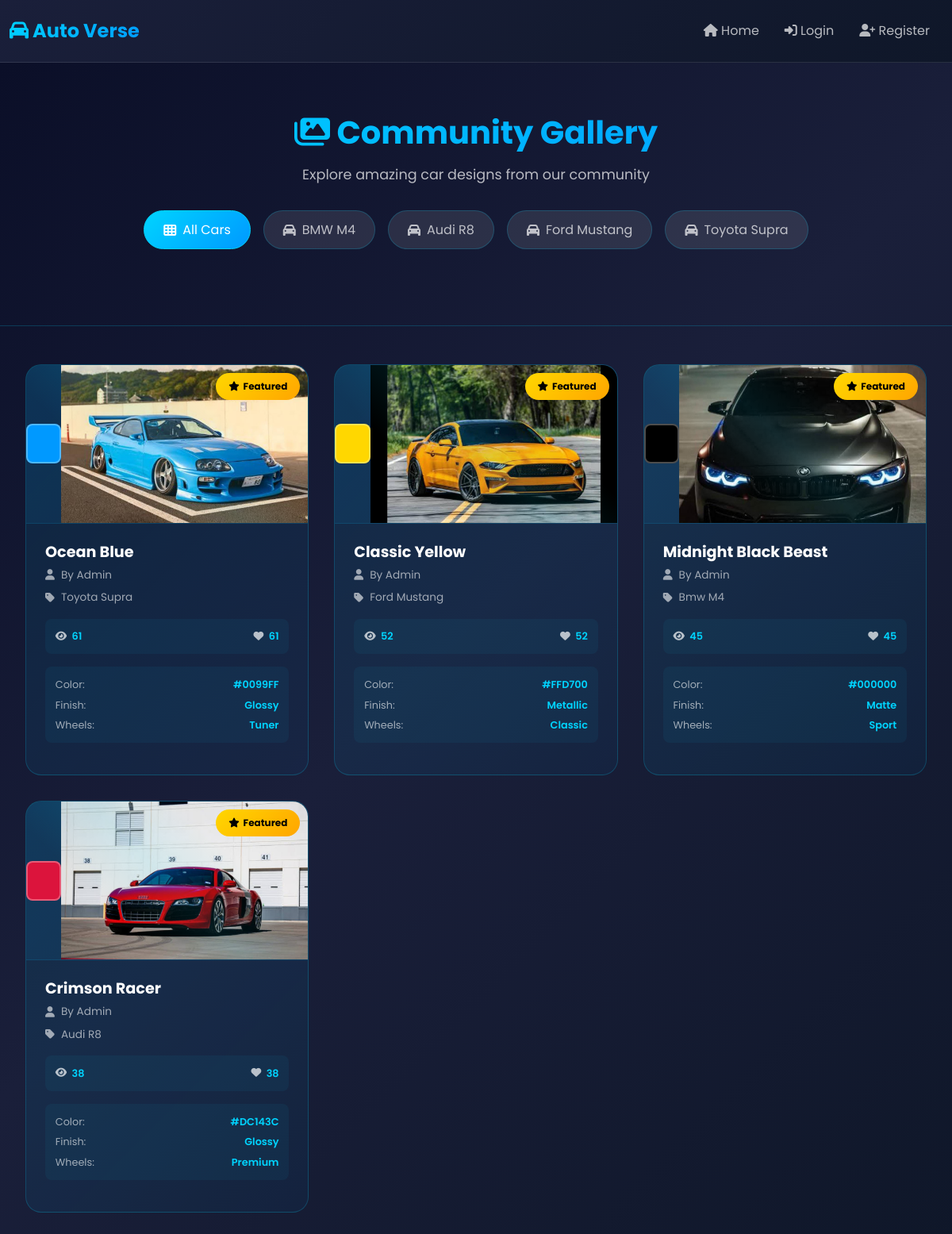
The page /gallery on the database its author committed.
### app.py (models this page shows, shortened)
class GalleryDesign(db.Model):
    id = db.Column(db.Integer, primary_key=True)
    car_model = db.Column(db.String(50), nullable=False)
    name = db.Column(db.String(100), nullable=False)
    designer = db.Column(db.String(100), default='Admin')
    body_color = db.Column(db.String(7))
    paint_finish = db.Column(db.String(20))
    wheel_style = db.Column(db.String(30))
    headlight_color = db.Column(db.String(7))
    featured = db.Column(db.Boolean, default=False)
    views = db.Column(db.Integer, default=0)
    created_at = db.Column(db.DateTime, default=datetime.utcnow)

### app.py (the view)
@app.route('/gallery')
def gallery():
    page = request.args.get('page', 1, type=int)
    filter_car = request.args.get('car', None)
    if filter_car:
        gallery_designs = GalleryDesign.query.filter_by(car_model=filter_car).order_by(
            GalleryDesign.featured.desc(),
            GalleryDesign.views.desc()
        ).paginate(page=page, per_page=12)
    else:
        gallery_designs = GalleryDesign.query.order_by(
            GalleryDesign.featured.desc(),
            GalleryDesign.views.desc()
        ).paginate(page=page, per_page=12)
    return render_template('gallery.html',
                         gallery_designs=gallery_designs,
                         filter_car=filter_car,
                         is_logged_in=is_logged_in(),
                         username=session.get('username'))

### app.py (called while the page is built)
def is_logged_in():
    return 'user_id' in session

### templates/gallery.html (shortened to what this page needs)
<!DOCTYPE html>
<html lang="en">
<head>
    <link href="https://cdnjs.cloudflare.com/ajax/libs/bootstrap/5.3.0/css/bootstrap.min.css" rel="stylesheet">
    <link href="https://cdnjs.cloudflare.com/ajax/libs/font-awesome/6.4.0/css/all.min.css" rel="stylesheet">
</head>
<body>
    <nav class="navbar navbar-expand-lg">
        <div class="container-fluid">
            <a class="navbar-brand" href="/">
                <i class="fas fa-car"></i> Auto Verse
            </a>
            <div class="collapse navbar-collapse" id="navbarNav">
                <ul class="navbar-nav ms-auto">
                    <li class="nav-item">
                        <a class="nav-link" href="/">
                            <i class="fas fa-home"></i> Home
                        </a>
                    </li>
                    {% if is_logged_in %}
                        <li class="nav-item">
                            <a class="nav-link" href="/car-selection">
                                <i class="fas fa-car-side"></i> Customize
                            </a>
                        </li>
                        <li class="nav-item">
                            <a class="nav-link" href="/garage">
                                <i class="fas fa-warehouse"></i> Garage
                            </a>
                        </li>
                        <li class="nav-item">
                            <a class="nav-link" href="/logout">
                                <i class="fas fa-sign-out-alt"></i> Logout ({{ username }})
                            </a>
                        </li>
                    {% else %}
                        <li class="nav-item">
                            <a class="nav-link" href="/login">
                                <i class="fas fa-sign-in-alt"></i> Login
                            </a>
                        </li>
                        <li class="nav-item">
                            <a class="nav-link" href="/register">
                                <i class="fas fa-user-plus"></i> Register
                            </a>
                        </li>
                    {% endif %}
                </ul>
            </div>
        </div>
    </nav>
    <div class="page-header">
        <h1><i class="fas fa-images"></i> Community Gallery</h1>
        <p>Explore amazing car designs from our community</p>
        <div class="filter-section">
            <a href="/gallery" class="filter-btn {% if not filter_car %}active{% endif %}">
                <i class="fas fa-th"></i> All Cars
            </a>
            <a href="/gallery?car=bmw-m4" class="filter-btn {% if filter_car == 'bmw-m4' %}active{% endif %}">
                <i class="fas fa-car"></i> BMW M4
            </a>
            <a href="/gallery?car=audi-r8" class="filter-btn {% if filter_car == 'audi-r8' %}active{% endif %}">
                <i class="fas fa-car"></i> Audi R8
            </a>
            <a href="/gallery?car=ford-mustang" class="filter-btn {% if filter_car == 'ford-mustang' %}active{% endif %}">
                <i class="fas fa-car"></i> Ford Mustang
            </a>
            <a href="/gallery?car=toyota-supra" class="filter-btn {% if filter_car == 'toyota-supra' %}active{% endif %}">
                <i class="fas fa-car"></i> Toyota Supra
            </a>
        </div>
    </div>
    {% if gallery_designs.items %}
        <div class="gallery-container">
            <div class="gallery-grid">
                {% for design in gallery_designs.items %}
                    <div class="gallery-card">
                        <div class="gallery-preview">
                            {% if design.featured %}
                                <div class="featured-badge">
                                    <i class="fas fa-star"></i> Featured
                                </div>
                            {% endif %}
                            <div class="color-preview" style="background-color: {{ design.body_color }};"></div>
                            <img src="{{ url_for('static', filename='images/' + design.car_model + '.jpg') }}"
                                 alt="{{ design.name }}" style="width:100%; height:100%; object-fit:cover;">
                        </div>
                        <div class="gallery-info">
                            <h3 class="design-title">{{ design.name }}</h3>
                            <p class="design-designer">
                                <i class="fas fa-user"></i> By {{ design.designer }}
                            </p>
                            <p class="design-model">
                                <i class="fas fa-tag"></i> {{ design.car_model|replace('-', ' ')|title }}
                            </p>
                            <div class="design-stats">
                                <div class="stat">
                                    <i class="fas fa-eye"></i>
                                    <span class="stat-value">{{ design.views }}</span>
                                </div>
                                <div class="stat">
                                    <i class="fas fa-heart"></i>
                                    <span class="stat-value">{{ design.views }}</span>
                                </div>
                            </div>
                            <div class="design-details">
                                <div class="detail-row">
                                    <span class="detail-label">Color:</span>
                                    <span class="detail-value">{{ design.body_color }}</span>
                                </div>
                                <div class="detail-row">
                                    <span class="detail-label">Finish:</span>
                                    <span class="detail-value">{{ design.paint_finish|capitalize }}</span>
                                </div>
                                <div class="detail-row">
                                    <span class="detail-label">Wheels:</span>
                                    <span class="detail-value">{{ design.wheel_style|capitalize }}</span>
                                </div>
                            </div>
                        </div>
                    </div>
                {% endfor %}
            </div>
        </div>
    {% else %}
        <div class="empty-state">
            <i class="empty-state-icon fas fa-car"></i>
            <h2>No designs found</h2>
            <p>Be the first to create a design and add it to the gallery!</p>
        </div>
    {% endif %}
</body>
</html>

### templates/gallery.html (style rules this page uses)
* { font-family: 'Poppins', sans-serif; }
body { background: linear-gradient(135deg, #0a0e27 0%, #1a1f3a 50%, #0f1729 100%); color: #fff; min-height: 100vh; }
.navbar { background: linear-gradient(135deg, #1a1f3a 0%, #0f1729 100%); backdrop-filter: blur(10px); border-bottom: 1px solid rgba(255, 255, 255, 0.1); padding: 1rem 0; position: sticky; top: 0; z-index: 100; }
.navbar-brand { font-size: 1.5rem; font-weight: 700; background: linear-gradient(135deg, #00d4ff, #0099ff); -webkit-background-clip: text; -webkit-text-fill-color: transparent; background-clip: text; }
.nav-link { color: rgba(255, 255, 255, 0.7) !important; transition: all 0.3s ease; margin: 0 0.5rem; }
.page-header { padding: 4rem 2rem; text-align: center; border-bottom: 1px solid rgba(0, 212, 255, 0.2); }
.page-header h1 { font-size: 2.5rem; margin-bottom: 1rem; background: linear-gradient(135deg, #00d4ff, #0099ff); -webkit-background-clip: text; -webkit-text-fill-color: transparent; background-clip: text; font-weight: 700; }
.page-header p { font-size: 1.1rem; color: rgba(255, 255, 255, 0.7); margin-bottom: 2rem; }
.filter-section { display: flex; justify-content: center; gap: 1rem; flex-wrap: wrap; margin-bottom: 2rem; }
.filter-btn { padding: 0.7rem 1.5rem; background: rgba(255, 255, 255, 0.1); border: 1px solid rgba(0, 212, 255, 0.2); border-radius: 50px; color: rgba(255, 255, 255, 0.7); cursor: pointer; transition: all 0.3s ease; text-decoration: none; display: inline-flex; align-items: center; gap: 0.5rem; }
.filter-btn:hover, .filter-btn.active { background: linear-gradient(135deg, #00d4ff, #0099ff); border-color: #00d4ff; color: white; }
.gallery-container { padding: 3rem 2rem; }
.gallery-grid { display: grid; grid-template-columns: repeat(auto-fill, minmax(280px, 1fr)); gap: 2rem; max-width: 1400px; margin: 0 auto; }
.gallery-card { background: linear-gradient(135deg, rgba(0, 212, 255, 0.1) 0%, rgba(0, 153, 255, 0.05) 100%); border: 1px solid rgba(0, 212, 255, 0.2); border-radius: 20px; overflow: hidden; transition: all 0.3s ease; animation: fadeIn 0.6s ease-out; cursor: pointer; }
.gallery-preview { width: 100%; height: 200px; background: linear-gradient(135deg, rgba(0, 153, 255, 0.1), rgba(0, 212, 255, 0.05)); display: flex; align-items: center; justify-content: center; font-size: 3rem; color: rgba(0, 212, 255, 0.3); border-bottom: 1px solid rgba(0, 212, 255, 0.1); position: relative; }
.gallery-preview::before { content: ''; position: absolute; width: 100%; height: 100%; background: linear-gradient(45deg, transparent 30%, rgba(0, 212, 255, 0.1) 50%, transparent 70%); animation: shimmer 3s infinite; }
.featured-badge { position: absolute; top: 10px; right: 10px; background: linear-gradient(135deg, #FFD700, #FFA500); color: #000; padding: 0.5rem 1rem; border-radius: 50px; font-size: 0.75rem; font-weight: 700; display: flex; align-items: center; gap: 0.3rem; z-index: 10; }
.color-preview { width: 50px; height: 50px; border-radius: 8px; border: 2px solid rgba(255, 255, 255, 0.3); position: relative; z-index: 2; }
.gallery-info { padding: 1.5rem; }
.design-title { font-size: 1.2rem; font-weight: 700; margin-bottom: 0.5rem; color: #fff; word-break: break-word; }
.design-designer { font-size: 0.85rem; color: rgba(255, 255, 255, 0.6); margin-bottom: 0.5rem; display: flex; align-items: center; gap: 0.5rem; }
.design-model { font-size: 0.85rem; color: rgba(255, 255, 255, 0.6); margin-bottom: 1rem; display: flex; align-items: center; gap: 0.5rem; }
.design-stats { background: rgba(0, 212, 255, 0.05); padding: 0.8rem; border-radius: 8px; margin-bottom: 1rem; font-size: 0.8rem; display: flex; justify-content: space-between; align-items: center; }
.stat { display: flex; align-items: center; gap: 0.4rem; color: rgba(255, 255, 255, 0.7); }
.stat-value { color: #00d4ff; font-weight: 600; }
.design-details { background: rgba(0, 212, 255, 0.05); padding: 0.8rem; border-radius: 8px; margin-bottom: 1rem; font-size: 0.8rem; }
.detail-row { display: flex; justify-content: space-between; margin-bottom: 0.4rem; }
.detail-row:last-child { margin-bottom: 0; }
.detail-label { color: rgba(255, 255, 255, 0.6); }
.detail-value { color: #00d4ff; font-weight: 600; }

### rows shown on the page
GalleryDesign: featured True (drawn), car_model (picture), name "Ocean Blue", designer "Admin", car_model "Toyota Supra", views "61", body_color "#0099FF", paint_finish "Glossy", wheel_style "Tuner"
GalleryDesign: featured True (drawn), car_model (picture), name "Classic Yellow", designer "Admin", car_model "Ford Mustang", views "52", body_color "#FFD700", paint_finish "Metallic", wheel_style "Classic"
GalleryDesign: featured True (drawn), car_model (picture), name "Midnight Black Beast", designer "Admin", car_model "Bmw M4", views "45", body_color "#000000", paint_finish "Matte", wheel_style "Sport"
GalleryDesign: featured True (drawn), car_model (picture), name "Crimson Racer", designer "Admin", car_model "Audi R8", views "38", body_color "#DC143C", paint_finish "Glossy", wheel_style "Premium"
